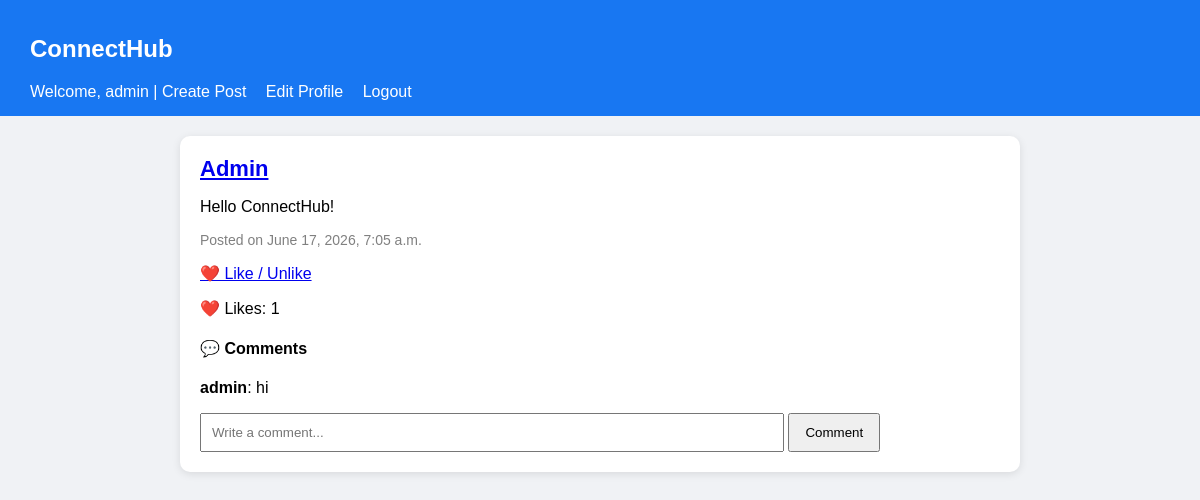
Screenshot of / (signed in) with the database file from the repository.
### socialapp/models.py (models this page shows, shortened)
class Post(models.Model):
    user = models.ForeignKey(User, on_delete=models.CASCADE)
    content = models.TextField()
    image = models.ImageField(
        upload_to='post_images/',
        blank=True,
        null=True
    )
    created_at = models.DateTimeField(auto_now_add=True)

class Comment(models.Model):
    post = models.ForeignKey(
        Post,
        on_delete=models.CASCADE,
        related_name='comments'
    )
    user = models.ForeignKey(User, on_delete=models.CASCADE)
    content = models.TextField()
    created_at = models.DateTimeField(auto_now_add=True)

### socialapp/views.py (the view)
# urls.py: path('', views.home, name='home'),
def home(request):
    posts = Post.objects.all().order_by('-created_at')
    return render(request, 'home.html', {'posts': posts})

### templates/home.html (shortened to what this page needs)
{% load static %}
<!DOCTYPE html>
<html lang="en">
<head>
</head>
<body>
    <div class="navbar">
        <h2>ConnectHub</h2>
        {% if user.is_authenticated %}
            Welcome, {{ user.username }} |
            <a href="/create-post/">Create Post</a>
            <a href="/edit-profile/">Edit Profile</a>
            <a href="/logout/">Logout</a>
        {% else %}
            <a href="/login/">Login</a>
            <a href="/register/">Register</a>
        {% endif %}
    </div>
    <div class="container">
        {% for post in posts %}
            <div class="post-card">
                <div class="username">
                    <a href="/profile/{{ post.user.id }}/">
                        {{ post.user.username }}
                    </a>
                </div>
                <p>{{ post.content }}</p>
                <p class="date">
                    Posted on {{ post.created_at }}
                </p>
                {% if user.is_authenticated %}
                    <p>
                        <a href="/like/{{ post.id }}/">
                            ❤️ Like / Unlike
                        </a>
                    </p>
                {% endif %}
                <p>
                    ❤️ Likes: {{ post.like_set.count }}
                </p>
                <h4>💬 Comments</h4>
                {% for comment in post.comments.all %}
                    <p>
                        <strong>{{ comment.user.username }}</strong>:
                        {{ comment.content }}
                    </p>
                {% empty %}
                    <p>No comments yet.</p>
                {% endfor %}
                {% if user.is_authenticated %}
                    <form method="POST" action="/comment/{{ post.id }}/">
                        <input
                            type="text"
                            name="content"
                            placeholder="Write a comment..."
                            required
                        >
                        <button type="submit">
                            Comment
                        </button>
                    </form>
                {% endif %}
            </div>
        {% empty %}
            <p>No posts yet.</p>
        {% endfor %}
    </div>
</body>
</html>

### templates/home.html (style rules this page uses)
body { font-family: Arial, sans-serif; background: #f0f2f5; margin: 0; padding: 0; }
.navbar { background: #1877f2; color: white; padding: 15px 30px; }
.navbar a { color: white; text-decoration: none; margin-right: 15px; }
.container { width: 70%; margin: 20px auto; }
.post-card { background: white; padding: 20px; margin-bottom: 20px; border-radius: 10px; box-shadow: 0px 2px 8px rgba(0,0,0,0.1); }
input[type="text"] { width: 70%; padding: 10px; }
button { padding: 10px 15px; cursor: pointer; }
.username { font-size: 22px; font-weight: bold; }
.date { color: gray; font-size: 14px; }

### rows the page displays
Post: user.username "Admin", content "Hello ConnectHub!", created_at "June 17, 2026, 7:05 a.m.", like_set.count "1"
Comment: user.username "admin", content "hi"

### other values shown
{{ user.username }} "admin"
